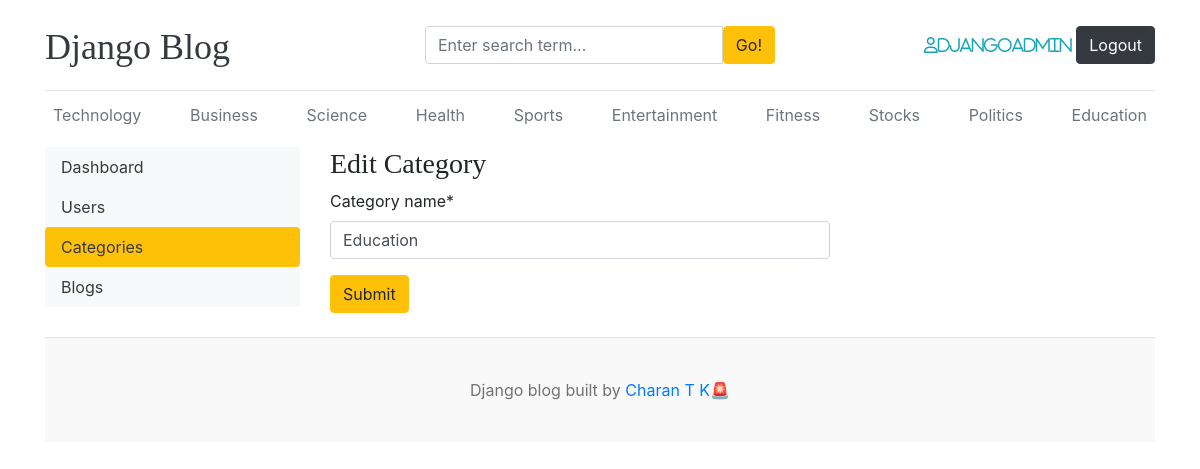
The app's page /dashboard/categories/edit/6/ (signed in) with its own data.
### blogs/models.py (models this page shows)
class Category(models.Model):
  category_name = models.CharField(max_length = 50, unique=True)
  created_at=models.DateTimeField(auto_now_add=True)
  updated_at=models.DateTimeField(auto_now=True)
  class Meta:
    verbose_name_plural = "Categories"
  def __str__(self):
    return self.category_name

### dashboards/views.py (the view)
# urls.py: path('categories/edit/<int:pk>/', views.edit_category, name = 'edit_category'),
@login_required(login_url='login')
@permission_required("blogs.change_category", raise_exception=True)
def edit_category(request, pk):
  category = get_object_or_404(Category, pk=pk)
  if request.method == 'POST':
    form = CategotryForm(request.POST, instance=category)
    if form.is_valid():
      form.save()
      return redirect('categories')
  form = CategotryForm(instance=category)
  context = {
    'form':form,
    'category':category,
  }
  return render(request, 'dashboard/edit_category.html',context)

### dashboards/forms.py
class CategotryForm(forms.ModelForm):
  class Meta:
    model = Category
    fields = '__all__'

### blog_main/context_processors.py (called while the page is built)
def get_categories(request):
  categories = Category.objects.all().order_by('-created_at')
  return dict(categories=categories)

def get_social_links(request):
  social_links = SocialLink.objects.all()
  return dict(social_links=social_links)

def debug_mode(request):
  debug = settings.DEBUG
  return dict(debug=debug)

### templates/dashboard/edit_category.html (shortened to what this page needs)
{% extends 'base.html' %}
{% block content %}
{% load crispy_forms_tags %}
<div class="row">
  {% include 'dashboard/sidebar.html' %}
   <div class="col-md-9">
    <h3>Edit Category</h3>
    <form action="{% url 'edit_category' category.id %}" method="POST" style="width: 500px;">
      {{form | crispy}}
      <button type = "submit" class="btn btn-warning">Submit</button>
    </form>
   </div>
</div>
{% endblock %}

### templates/base.html (shortened to what this page needs)
{% load static %}
<!DOCTYPE html>
<html lang="en">
  <head>
    <link
      href="https://getbootstrap.com/docs/4.0/dist/css/bootstrap.min.css"
      rel="stylesheet"
    />
    <link rel="stylesheet" href="{% static 'css/blog.css' %}">
    <link rel="stylesheet" href="{% static 'css/hovergrow.css' %}">
    <link rel="stylesheet" href="{% static 'css/scrollmobilebanner.css' %}">
    <link rel="stylesheet" href="https://cdnjs.cloudflare.com/ajax/libs/font-awesome/6.5.2/css/all.min.css" />
  </head>
  <body>
    <div class="container" {% if not debug %}style="margin-top: 30px;"{% endif %}>
      <header class="d-none d-sm-block blog-header py-3">
        <div class="row flex-nowrap justify-content-between align-items-center ">
          <div class="col-4 pt-1">
            <a class="blog-header-logo text-dark" href="/">Django Blog</a>
          </div>
          <div class="col-4">
            <form action="{% url 'search' %}" method="GET">
               <div class="input-group">
                  <input class="form-control" type="text" name="keyword" value="{{keyword}}" placeholder="Enter search term..." aria-label="Enter search term..." aria-describedby="button-search" />
                  <button type="submit" class="btn btn-warning" id="button-search" type="button">Go!</button>
                </div>
            </form>
          </div>
          <div class="col-4 d-flex justify-content-end align-items-center">
            {% if not user.is_authenticated %}
            <a class="btn btn-sm btn-warning" href="{% url 'login' %}">Login</a> &nbsp;
            <a class="btn btn-sm btn-outline-secondary" href="{% url 'register' %}">Register</a>
            {% else %}
            <span><i class="fa-regular fa-user text-info">{{user}}</i></span>&nbsp;
            <a href="{% url 'logout' %}" class="btn btn-dark">Logout</a>
            {% endif %}
          </div>
        </div>
      </header>
      <div class="nav-scroller py-1 mb-2 ">
        <nav class="nav d-flex justify-content-between">
          {% for cat in categories %}
            <a class="p-2 text-muted" href="{% url 'posts_by_category' cat.id %}">{{cat}}</a>
          {% endfor %}
        </nav>
      </div>
{% block content %}
{% endblock %}
 <footer class="blog-footer mt-4">
      <p>Django blog built by <a href="https://www.linkedin.com/in/charan-t-k-1409322a1">Charan T K🚨</a></p>
    </footer>
    </div>
  </body>
</html>

### blog_main/static/css/blog.css (style rules this page uses)
.blog-header { border-bottom: 1px solid #e5e5e5; }
.blog-header-logo { font-family: "Playfair Display", Georgia, "Times New Roman", serif; font-size: 2.25rem; }
h1, h2, h3, h4, h5, h6 { font-family: "Playfair Display", Georgia, "Times New Roman", serif; }
.blog-footer { padding: 2.5rem 0; color: #727272; text-align: center; background-color: #f9f9f9; border-top: .05rem solid #e5e5e5; }
.blog-footer p:last-child { margin-bottom: 0; }

### records on screen
Category: category_name "Technology"
Category: category_name "Business"
Category: category_name "Science"
Category: category_name "Health"
Category: category_name "Sports"
Category: category_name "Entertainment"
Category: category_name "Fitness"
Category: category_name "Stocks"
Category: category_name "Politics"
Category: category_name "Education"

### other values on screen
{{ user }} "djangoadmin"
